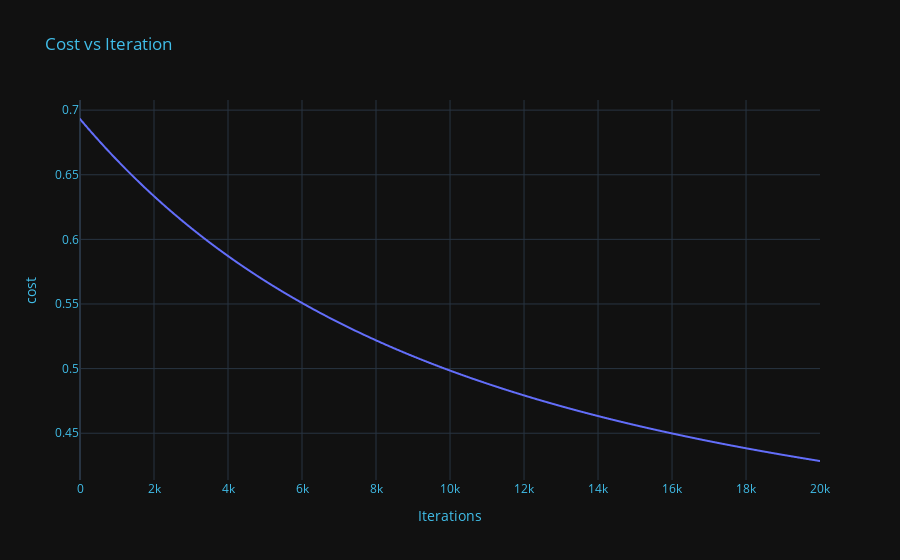

Here is the notebook cell this chart was saved with:
### Code cell
lg = LogisticRegression()
lg.fit(X_train, y_train,20000)

### Figure 1 — Plotly figure (JSON) as saved in the notebook; plotly's stock layout.template omitted (floating-point values rounded to 4 significant figures; data arrays with more than 128 entries replaced by an {"elided": "..."} marker saying what was removed)
{"data": [{"hovertemplate": "x=%{x}<br>y=%{y}<extra></extra>", "legendgroup": "", "line": {"color": "#636efa", "dash": "solid"}, "marker": {"symbol": "circle"}, "mode": "lines", "name": "", "showlegend": false, "type": "scattergl", "x": {"elided": "20000 int values"}, "xaxis": "x", "y": {"elided": "20000 float values"}, "yaxis": "y"}], "layout": {"legend": {"tracegroupgap": 0}, "title": {"font": {"color": "#41BEE9"}, "text": "Cost vs Iteration"}, "xaxis": {"anchor": "y", "color": "#41BEE9", "domain": [0, 1], "title": {"text": "Iterations"}}, "yaxis": {"anchor": "x", "color": "#41BEE9", "domain": [0, 1], "title": {"text": "cost"}}}}
